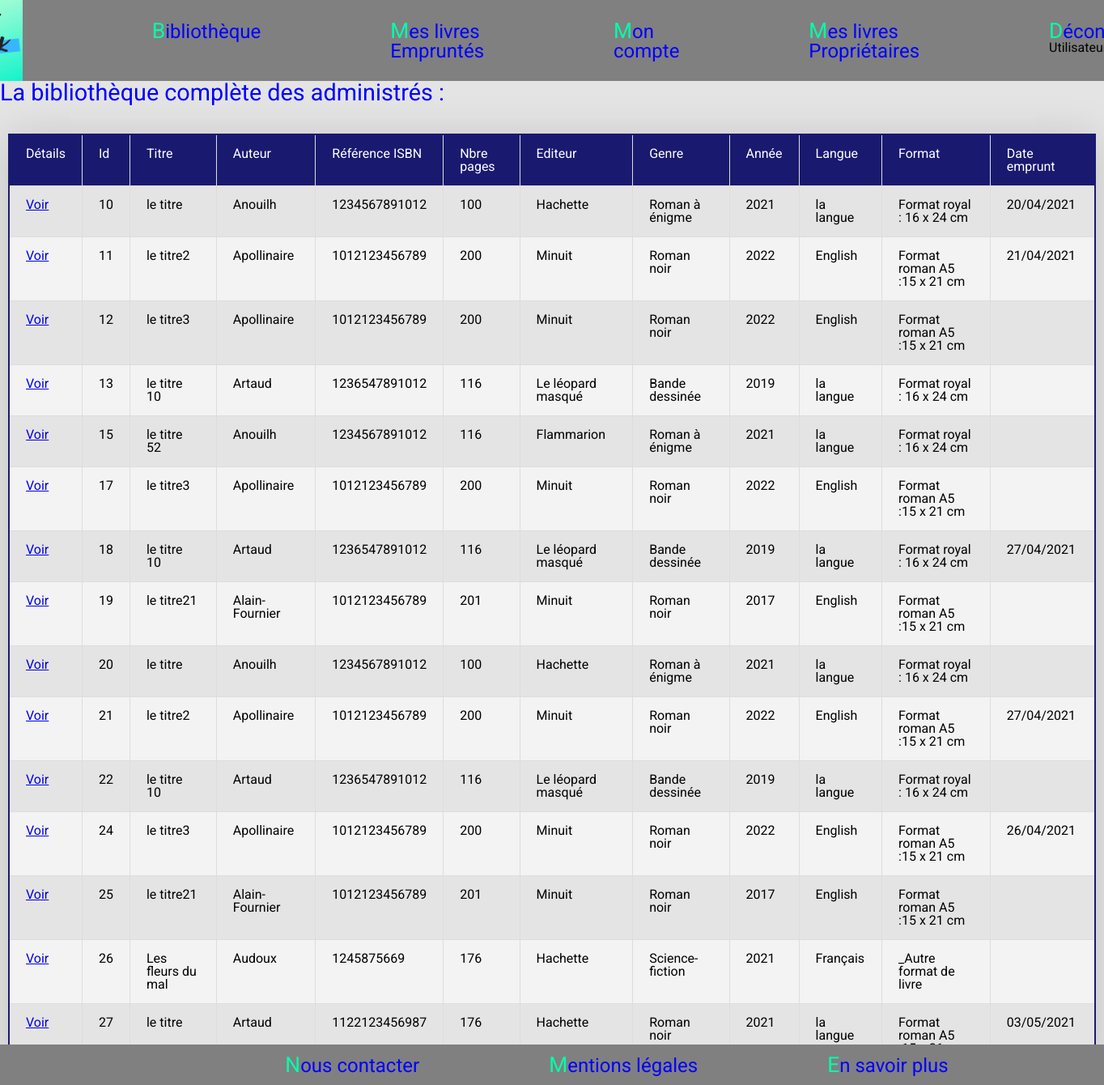
Page /PouzyBookWeb/accueil.php on the committed database.
### tables this page shows
CREATE TABLE IF NOT EXISTS `livres` (
  `id` int(10) UNSIGNED NOT NULL AUTO_INCREMENT,
  `titre` varchar(100) NOT NULL,
  `idAuteurLivres` int(10) UNSIGNED NOT NULL,
  `ref` bigint(13) UNSIGNED NOT NULL COMMENT 'Référence ISBN',
  `nbrPages` smallint(5) UNSIGNED NOT NULL,
  `idEditionLivres` int(10) UNSIGNED NOT NULL,
  `idGenreLivres` int(10) UNSIGNED NOT NULL,
  `anneeEdition` smallint(6) NOT NULL,
  `langue` varchar(50) NOT NULL,
  `idFormatLivres` int(10) UNSIGNED NOT NULL,
  `idProprietaire` int(10) UNSIGNED DEFAULT NULL,
  PRIMARY KEY (`id`),
  KEY `FK_livres_auteur` (`idAuteurLivres`),
  KEY `FK_livres_edition` (`idEditionLivres`),
  KEY `FK_livres_genre` (`idGenreLivres`),
  KEY `FK_livres_format` (`idFormatLivres`),
  KEY `FK_livres_proprietaire` (`idProprietaire`)
);

CREATE TABLE IF NOT EXISTS `auteur` (
  `idAuteur` int(10) UNSIGNED NOT NULL AUTO_INCREMENT,
  `auteur` varchar(50) NOT NULL,
  PRIMARY KEY (`idAuteur`)
);

CREATE TABLE IF NOT EXISTS `edition` (
  `idEdition` int(10) UNSIGNED NOT NULL AUTO_INCREMENT,
  `edition` varchar(100) NOT NULL,
  PRIMARY KEY (`idEdition`)
);

CREATE TABLE IF NOT EXISTS `genre` (
  `idGenre` int(10) UNSIGNED NOT NULL AUTO_INCREMENT,
  `genre` varchar(100) NOT NULL,
  PRIMARY KEY (`idGenre`)
);

CREATE TABLE IF NOT EXISTS `format` (
  `idFormat` int(10) UNSIGNED NOT NULL AUTO_INCREMENT,
  `format` varchar(50) NOT NULL,
  PRIMARY KEY (`idFormat`)
);

### PouzyBookWeb/controller/livres.php (called while the page is built, shortened)
<?php
require_once('model/LivresManager.php');
function listLivres()
{
    $postManager = new \PouzyBookWeb\model\LivresManager();
    $posts = $postManager->listeLivres();
    require('view/frontend/listLivres.php');
}

### PouzyBookWeb/model/LivresManager.php (called while the page is built, shortened)
<?php
class LivresManager extends Manager
{
    public function listeLivres()
    {
        $db = $this->dbConnect();
        $req = $db->query('SELECT id, titre, auteur, ref, nbrPages, edition, genre, anneeEdition, langue, format, DATE_FORMAT(dateEmprunt, \'%d/%m/%Y\') AS dateEmprunt_fr, idEmprunteur FROM livres INNER JOIN auteur ON idAuteurLivres = idAuteur INNER JOIN edition ON idEditionLivres = idEdition INNER JOIN genre ON idGenreLivres = idGenre INNER JOIN format ON idFormatLivres = idFormat LEFT JOIN emprunt ON id = idLivreEmprunte');
        return $req;
    }
}

### PouzyBookWeb/view/frontend/listLivres.php (the view, shortened to what this page needs)
<main class="container">
    <p class="lead"><h1>La bibliothèque complète des administrés :</h1></p></br>
        <div class="row">
            <div class="">
                <table class="tableau-style">
                <thead>
                    <tr>
                        <th scope="col">Détails</th>
                        <th scope="col">Id</th>
                        <th scope="col">Titre</th>
                        <th scope="col">Auteur</th>
                        <th scope="col">Référence ISBN</th>
                        <th scope="col">Nbre pages</th>
                        <th scope="col">Editeur</th>
                        <th scope="col">Genre</th>
                        <th scope="col">Année</th>
                        <th scope="col">Langue</th>
                        <th scope="col">Format</th>
                        <th scope="col">Date emprunt</th>
                    </tr>
                </thead>
                <tbody>
                    <?php
                        while ($data = $posts->fetch()) {
                    ?>
                        <tr>
                            <td><a href="accueil.php?action=livre&amp;id=<?= $data['id'] ?>">Voir</a></td>
                            <td><?= $data['id'] ;?></td>
                            <td><?= $data['titre'] ;?></td>
                            <td><?= $data['auteur'];?> </td>
                            <td><?= $data['ref'];?></td>
                            <td><?= $data['nbrPages'];?></td>
                            <td><?= $data['edition'];?> </td>
                            <td><?= $data['genre'];?></td>
                            <td><?= $data['anneeEdition'];?></td>
                            <td><?= $data['langue'];?> </td>
                            <td><?= $data['format'];?></td>
                            <td><?= $data['dateEmprunt_fr'];?></td>
                        </tr>
                    <?php
                        }
                    ?>
                </tbody>
                </table>
        </div>
</main>
<?php $content = ob_get_clean(); ?>
<?php require('template.php'); ?>

### PouzyBookWeb/accueil.php (shortened to what this page needs)
<?php
require('controller/livres.php');
try {
    if (isset($_GET['action'])) {
        if ($_GET['action'] == 'listLivresNonConnecte') {
            livresNonConnecte($_GET['emprunteur']);
        }
        elseif ($_GET['action'] == 'livre') {
            if (isset($_GET['id']) && $_GET['id'] > 0) {
                detailLivre($_GET['id']);
            }
            else {
                throw new Exception('Aucun identifiant de livre envoyé');
            }
        }
        elseif ($_GET['action'] == 'listLivresEmpruntes') {
            livresEmpruntes($_GET['emprunteur']);
        }
        elseif ($_GET['action'] == 'listLivresProprietaire') {
            livresProprietaire($_GET['emprunteur']);
        }
        elseif ($_GET['action'] == 'retourLivre') {
            if (isset($_GET['id']) && $_GET['id'] > 0) {
                retourLivreEmprunte($_GET['id']);
            }
            else {
                throw new Exception('Aucun identifiant de livre envoyé');
            }
        }
        elseif ($_GET['action'] == 'empruntLivre') {
            if (isset($_GET['id']) && ($_GET['id']) > 0) {
                empruntLivre($_GET['id'], $_GET['emprunteur']);
            }
            else {
                throw new Exception('Aucun identifiant de livre envoyé');
            }
        }
        elseif ($_GET['action'] == 'enSavoirPlus') {
            require('view/frontend/enSavoirPlus.php');
        }
        elseif ($_GET['action'] == 'contact') {
            require('view/frontend/contact.php');
        }
        elseif ($_GET['action'] == 'mentionsLegales') {
            require('view/frontend/mentionsLegales.php');
        }
        elseif ($_GET['action'] == 'monCompte') {
            detailCompte($_GET['emprunteur']);
        }
        elseif ($_GET['action'] == 'modifierMonCompte') {
            if (isset($_GET['emprunteur'])) {
                updateMonCompte($_GET['emprunteur'], $_POST['nom'], $_POST['prenom'], $_POST['adresse'], $_POST['mail']);
            }
            else {
                throw new Exception('Aucun identifiant de livre envoyé');
            }
        }
    }
    else {
        listlivres();
    }
}
catch(Exception $e) {
    $errorMessage = $e->getMessage();
    require('view/frontend/errorView.php');
}

### PouzyBookWeb/view/frontend/template.php (shortened to what this page needs)
<!DOCTYPE html>
<html lang="en">
<head>
    <link rel="stylesheet" href="public/CSS/reset.css">
    <link rel="stylesheet" href="public/css/style.css">
</head>
<body>
    <?php include 'view/frontend/header.php'; ?>
    <p class="main"><?= $content ?></p>
    <?php include 'view/frontend/footer.php'; ?>
</body>
</html>

### PouzyBookWeb/view/frontend/header.php
<header>
    <img src="public/images/logoPouzyBook.png" alt=""></br>
    <nav>
        <ul class="">
            <li><a class="link" href="accueil.php?action=listLivresNonConnecte&amp;emprunteur=<?= ($_SESSION)['utilisateur'] ?>">Bibliothèque</a></li>
            <li><a class="link" href="accueil.php?action=listLivresEmpruntes&amp;emprunteur=<?= ($_SESSION)['utilisateur'] ?>">Mes livres Empruntés</a></li>
            <li><a class="link" href="accueil.php?action=monCompte&amp;emprunteur=<?= ($_SESSION)['utilisateur'] ?>">Mon compte</a></li>
            <li><a class="link" href="accueil.php?action=listLivresProprietaire&amp;emprunteur=<?= ($_SESSION)['utilisateur'] ?>">Mes livres Propriétaires</a></li>
            <li><a class="link" href="../PouzyBookWeb/controller/deconnexionController.php">Déconnexion</a></br>Utilisateur : <?php echo ($_SESSION)['utilisateur'];?></li>
        </ul>
    </nav>
</header>

### PouzyBookWeb/view/frontend/footer.php
<footer>
    <ul>
        <li> <a class="link" href="accueil.php?action=contact">Nous contacter</a></li>
        <li> <a class="link" href="accueil.php?action=mentionsLegales">Mentions légales</a></li>
        <li> <a class="link" href="accueil.php?action=enSavoirPlus">En savoir plus</a></li>
    </ul>
</footer>

### PouzyBookWeb/public/css/style.css (style rules this page uses)
body { font-family: 'Roboto', sans-serif; width: 100%; min-height: 100%; background-color: rgb(228, 228, 228); align-content: center; position: relative; }
.main { color: blue; text-decoration:aqua; font-size: 1.5em; }
header { height: 100px; width: 100%; background-color: grey; display: flex; align-items: center; justify-content: center; top: 0px; }
footer { height: 50px; width: 100%; background-color: grey; display: flex; align-items: center; justify-content: center; position: fixed; bottom: 0vw; }
img { display: flex; justify-content: flex-start; width: 100px; height: 100px; }
ul { display: flex; }
li { margin-left: 10em; }
li::first-letter { color: #0FA; font-size: 110%; }
.link { color: blue; text-decoration:aqua; font-size: 1.5em; }
h1 { color: blue; text-decoration:aqua; font-size: 1.8em; }
.tableau-style { border-collapse: collapse; width: auto; box-shadow: 0 5px 50px rgba(0,0,0,0.15); cursor: pointer; margin: 20px 10px 20px 10px; border: 2px solid midnightblue; }
thead tr { background-color: midnightblue; color: #fff; text-align: left; }
th, td { padding: 15px 20px; }
tbody tr, td, th { border: 1px solid #ddd; }
tbody tr:nth-child(even) { background-color: #f3f3f3; }

### rows in the picture
livres: id "10", titre "le titre", idAuteurLivres.auteur "Anouilh", ref "1234567891012", nbrPages "100", idEditionLivres.edition "Hachette", idGenreLivres.genre "Roman à énigme", anneeEdition "2021", langue "la langue", idFormatLivres.format "Format royal : 16 x 24 cm", dateEmprunt_fr "20/04/2021"
livres: id "11", titre "le titre2", idAuteurLivres.auteur "Apollinaire", ref "1012123456789", nbrPages "200", idEditionLivres.edition "Minuit", idGenreLivres.genre "Roman noir", anneeEdition "2022", langue "English", idFormatLivres.format "Format roman A5 :15 x 21 cm", dateEmprunt_fr "21/04/2021"
livres: id "12", titre "le titre3", idAuteurLivres.auteur "Apollinaire", ref "1012123456789", nbrPages "200", idEditionLivres.edition "Minuit", idGenreLivres.genre "Roman noir", anneeEdition "2022", langue "English", idFormatLivres.format "Format roman A5 :15 x 21 cm"
livres: id "13", titre "le titre 10", idAuteurLivres.auteur "Artaud", ref "1236547891012", nbrPages "116", idEditionLivres.edition "Le léopard masqué", idGenreLivres.genre "Bande dessinée", anneeEdition "2019", langue "la langue", idFormatLivres.format "Format royal : 16 x 24 cm"
livres: id "15", titre "le titre 52", idAuteurLivres.auteur "Anouilh", ref "1234567891012", nbrPages "116", idEditionLivres.edition "Flammarion", idGenreLivres.genre "Roman à énigme", anneeEdition "2021", langue "la langue", idFormatLivres.format "Format royal : 16 x 24 cm"
livres: id "17", titre "le titre3", idAuteurLivres.auteur "Apollinaire", ref "1012123456789", nbrPages "200", idEditionLivres.edition "Minuit", idGenreLivres.genre "Roman noir", anneeEdition "2022", langue "English", idFormatLivres.format "Format roman A5 :15 x 21 cm"
livres: id "18", titre "le titre 10", idAuteurLivres.auteur "Artaud", ref "1236547891012", nbrPages "116", idEditionLivres.edition "Le léopard masqué", idGenreLivres.genre "Bande dessinée", anneeEdition "2019", langue "la langue", idFormatLivres.format "Format royal : 16 x 24 cm", dateEmprunt_fr "27/04/2021"
livres: id "19", titre "le titre21", idAuteurLivres.auteur "Alain-Fournier", ref "1012123456789", nbrPages "201", idEditionLivres.edition "Minuit", idGenreLivres.genre "Roman noir", anneeEdition "2017", langue "English", idFormatLivres.format "Format roman A5 :15 x 21 cm"
livres: id "20", titre "le titre", idAuteurLivres.auteur "Anouilh", ref "1234567891012", nbrPages "100", idEditionLivres.edition "Hachette", idGenreLivres.genre "Roman à énigme", anneeEdition "2021", langue "la langue", idFormatLivres.format "Format royal : 16 x 24 cm"
livres: id "21", titre "le titre2", idAuteurLivres.auteur "Apollinaire", ref "1012123456789", nbrPages "200", idEditionLivres.edition "Minuit", idGenreLivres.genre "Roman noir", anneeEdition "2022", langue "English", idFormatLivres.format "Format roman A5 :15 x 21 cm", dateEmprunt_fr "27/04/2021"
livres: id "22", titre "le titre 10", idAuteurLivres.auteur "Artaud", ref "1236547891012", nbrPages "116", idEditionLivres.edition "Le léopard masqué", idGenreLivres.genre "Bande dessinée", anneeEdition "2019", langue "la langue", idFormatLivres.format "Format royal : 16 x 24 cm"
livres: id "24", titre "le titre3", idAuteurLivres.auteur "Apollinaire", ref "1012123456789", nbrPages "200", idEditionLivres.edition "Minuit", idGenreLivres.genre "Roman noir", anneeEdition "2022", langue "English", idFormatLivres.format "Format roman A5 :15 x 21 cm", dateEmprunt_fr "26/04/2021"
livres: id "25", titre "le titre21", idAuteurLivres.auteur "Alain-Fournier", ref "1012123456789", nbrPages "201", idEditionLivres.edition "Minuit", idGenreLivres.genre "Roman noir", anneeEdition "2017", langue "English", idFormatLivres.format "Format roman A5 :15 x 21 cm"
livres: id "26", titre "Les fleurs du mal", idAuteurLivres.auteur "Audoux", ref "1245875669", nbrPages "176", idEditionLivres.edition "Hachette", idGenreLivres.genre "Science-fiction", anneeEdition "2021", langue "Français", idFormatLivres.format "_Autre format de livre"
livres: id "27", titre "le titre", idAuteurLivres.auteur "Artaud", ref "1122123456987", nbrPages "176", idEditionLivres.edition "Hachette", idGenreLivres.genre "Roman noir", anneeEdition "2021", langue "la langue", idFormatLivres.format "Format roman A5…", dateEmprunt_fr "03/05/2021"
